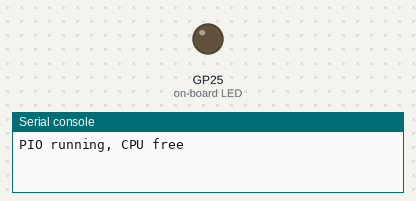
The program below on a simulated Raspberry Pi Pico running MicroPython. On the bench: output pins drawn as LEDs (lit = HIGH), the last lines printed to the serial console.

Above: at 0.05 s.
At 10.2 s:
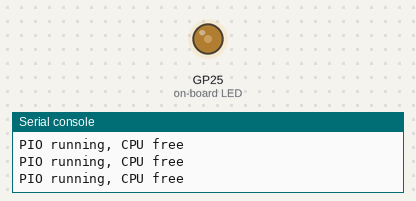
Timing chart, 0 to 13.3 s (numbered marks = the images above):
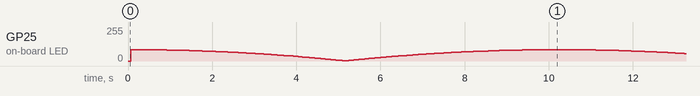

The program:

blink_pico_pio_breath.py
```python
from machine import Pin, Timer
import rp2
from time import sleep

# PIO PWM program (fixed)
@rp2.asm_pio(sideset_init=rp2.PIO.OUT_LOW)
def pwm_prog():
    wrap_target()
    pull(noblock) .side(0)  # Get duty cycle, set pin low
    mov(x, osr)             # Store duty cycle in X
    mov(y, isr)             # ISR holds max count
    label("pwmloop")
    jmp(x_dec, "skip")      # Decrement X, jump if not zero
    nop()         .side(1)  # Set pin high if X is zero
    label("skip")
    jmp(y_dec, "pwmloop")   # Decrement Y, loop until zero
    wrap()

# PIO PWM class
class PIOPWM:
    def __init__(self, sm_id, pin, max_count, count_freq):
        self._sm = rp2.StateMachine(sm_id, pwm_prog, freq=2 * count_freq, sideset_base=Pin(pin))
        # Load max count into ISR
        self._sm.put(max_count)
        self._sm.exec("pull()")
        self._sm.exec("mov(isr, osr)")
        self._sm.active(1)
        self._max_count = max_count

    def set(self, value):
        value = max(value, -1)
        value = min(value, self._max_count)
        self._sm.put(value)

# Setup PIO PWM on Pin 25
pwm = PIOPWM(0, 25, max_count=(256 ** 2) - 1, count_freq=10_000_000)

# Global variables for breathing
current = 0
direction = 1  # 1 for increasing, -1 for decreasing

def update_duty(timer):
    global current, direction
    pwm.set(current ** 2)  # Square for smoother brightness curve
    current += direction
    if current >= 255:
        current = 255
        direction = -1
    elif current <= 0:
        current = 0
        direction = 1
    # Optional: Uncomment for debugging
    # print("Update duty:", current)

# Set up timer to update duty every 20ms for ~5s cycle
timer = Timer(-1)
timer.init(period=20, mode=Timer.PERIODIC, callback=update_duty)

# Keep the program running
while True:
    print("PIO running, CPU free")
    sleep(1)
```
